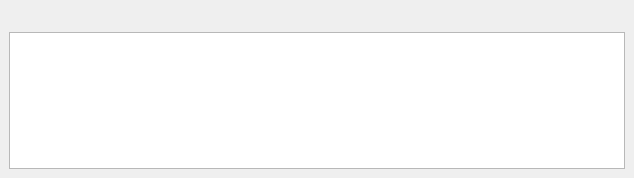
<?xml version="1.0" encoding="UTF-8"?>
<ui version="4.0">
 <class>qNote</class>
 <widget class="QDockWidget" name="qNote">
  <property name="geometry">
   <rect>
    <x>0</x>
    <y>0</y>
    <width>634</width>
    <height>178</height>
   </rect>
  </property>
  <property name="windowTitle">
   <string>qNote</string>
  </property>
  <widget class="QWidget" name="dockWidgetContents">
   <layout class="QVBoxLayout" name="verticalLayout">
    <item>
     <widget class="QToolBar" name="toolbar">
      <property name="iconSize">
       <size>
        <width>16</width>
        <height>16</height>
       </size>
      </property>
      <property name="floatable">
       <bool>false</bool>
      </property>
     </widget>
    </item>
    <item>
     <widget class="QTextEditEnhanced" name="edit">
      <property name="lineWrapMode">
       <enum>QTextEdit::NoWrap</enum>
      </property>
     </widget>
    </item>
   </layout>
  </widget>
 </widget>
 <customwidgets>
  <customwidget>
   <class>QTextEditEnhanced</class>
   <extends>QTextEdit</extends>
   <header>qNote.QTextEditEnhanced.h</header>
  </customwidget>
 </customwidgets>
 <resources/>
 <connections/>
</ui>
